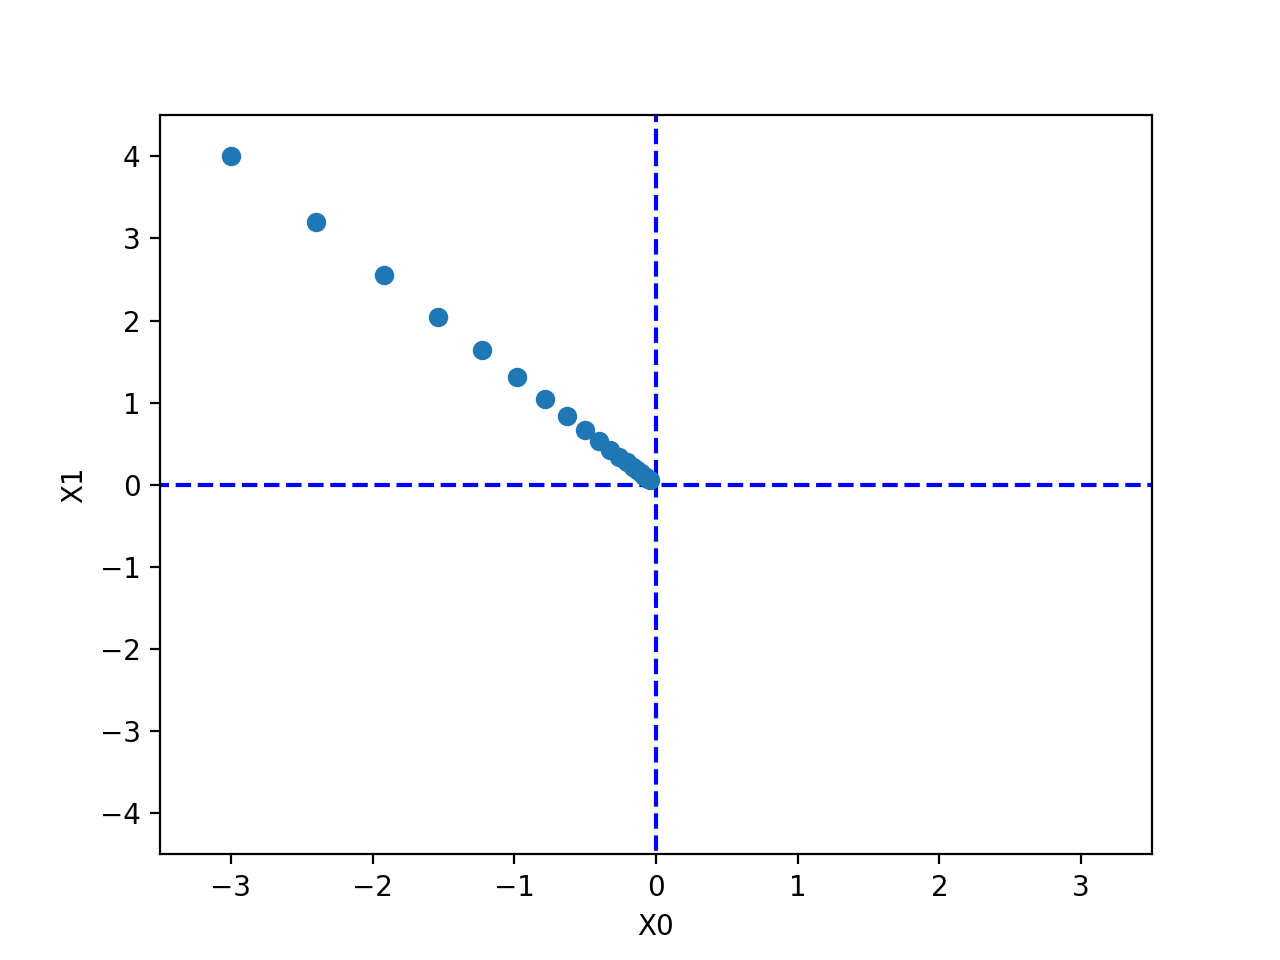

Recreate this plot in Python.
# coding: utf-8
import numpy as np
import matplotlib.pylab as plt
from gradient_2d import numerical_gradient


def gradient_descent(f, init_x, lr=0.01, step_num=100):
    x = init_x
    x_history = []

    for i in range(step_num):
        x_history.append(x.copy())

        grad = numerical_gradient(f, x)
        x -= lr * grad

    return x, np.array(x_history)


def function_2(x):
    return x[0] ** 2 + x[1] ** 2


init_x = np.array([-3.0, 4.0])

lr = 0.1
step_num = 20
x, x_history = gradient_descent(function_2, init_x, lr=lr, step_num=step_num)

plt.plot([-5, 5], [0, 0], "--b")
plt.plot([0, 0], [-5, 5], "--b")
plt.plot(x_history[:, 0], x_history[:, 1], "o")
print(x_history[:, 0], x_history[:, 1])

plt.xlim(-3.5, 3.5)
plt.ylim(-4.5, 4.5)
plt.xlabel("X0")
plt.ylabel("X1")
plt.show()
